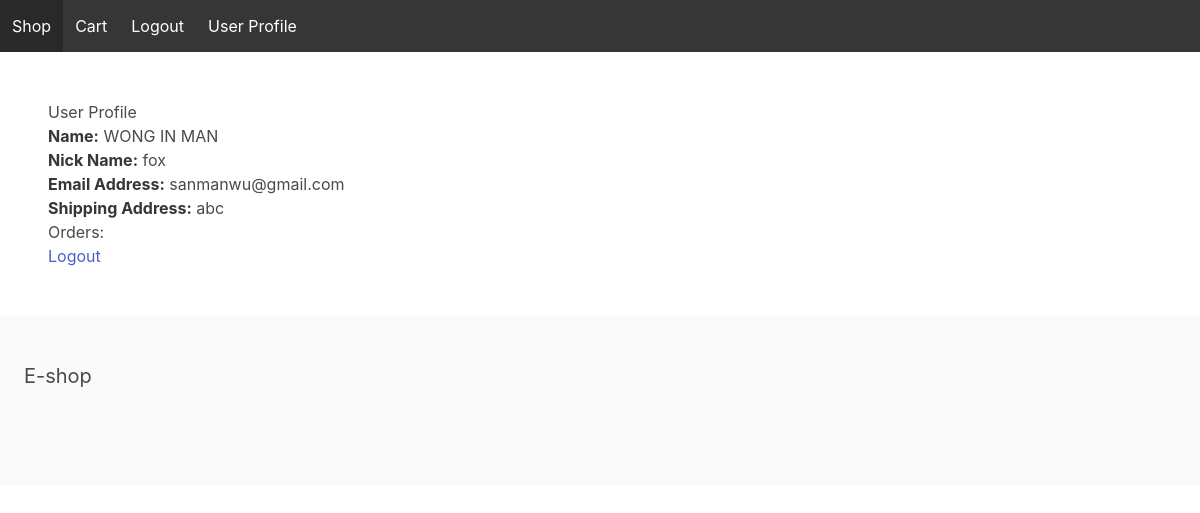
The page /user_profile/ (signed in) on the database as committed earlier.
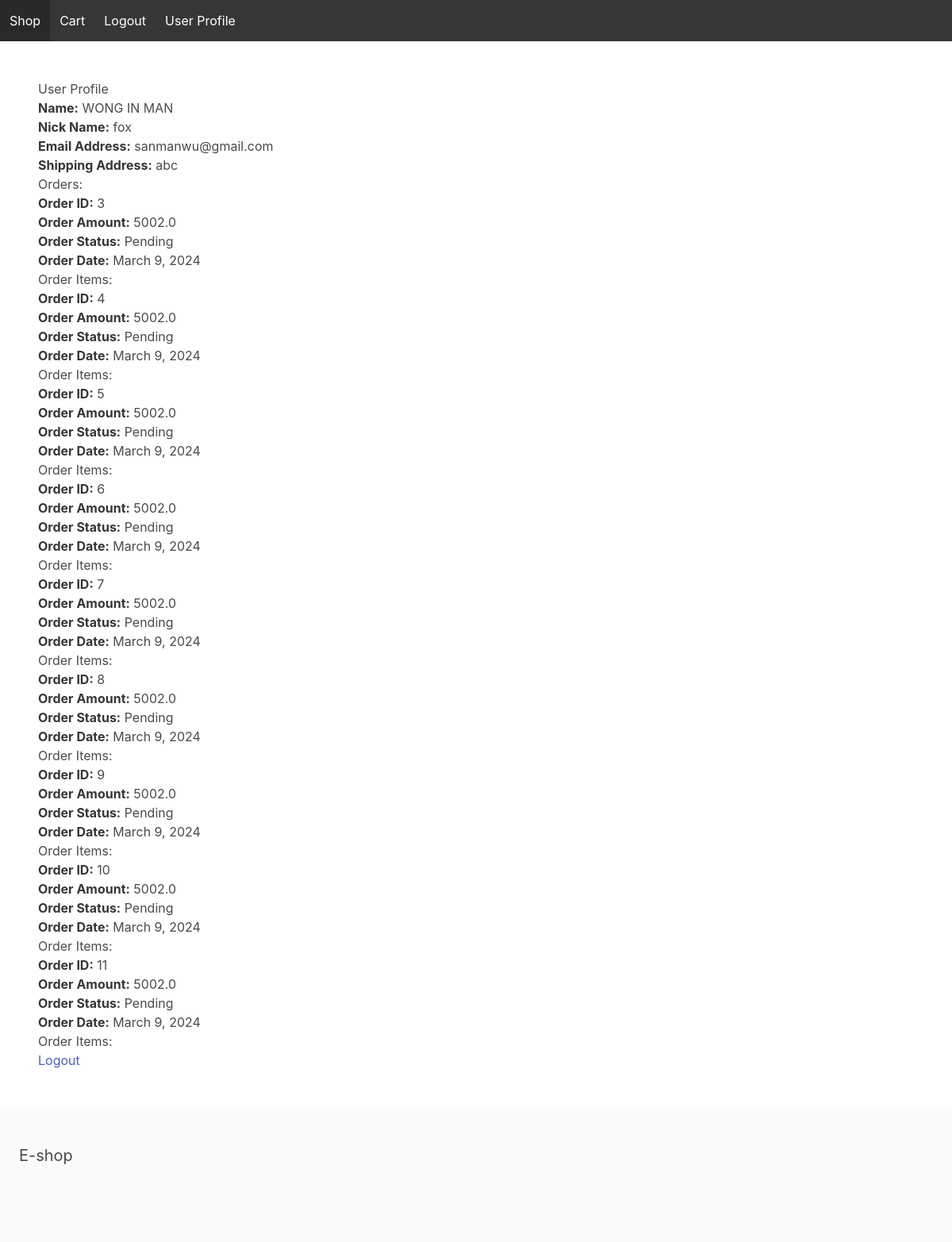
The same page on the database as committed later.
### store/models.py (models this page shows)
class CustomUser(AbstractUser):
    userID = models.IntegerField(primary_key=True)
    name = models.CharField(max_length=50)
    nickName = models.CharField(max_length=50)
    emailAddress = models.EmailField()
    password = models.CharField(max_length=255)
    shippingAddress = models.CharField(max_length=2000)

class Order(models.Model):
    orderID = models.IntegerField(primary_key=True)
    userID = models.ForeignKey(CustomUser, on_delete=models.CASCADE)
    purchaseDate = models.DateField(auto_now_add=True)
    orderAmount = models.FloatField(default=0)
    orderStatus = models.CharField(max_length=255)

### store/views.py (the view)
# urls.py: path('user_profile/', user_profile, name='user_profile'),
def user_profile(request):
    user = request.user
    orders = Order.objects.filter(userID_id=user.userID)
    context = {
        'user': user,
        'orders': orders
    }
    return render(request, 'user_profile.html', context)

### templates/user_profile.html (shortened to what this page needs)
{% extends 'base.html' %}
{% block content %}
<h2>User Profile</h2>
<p><strong>Name:</strong> {{ user.name }}</p>
<p><strong>Nick Name:</strong> {{ user.nickName }}</p>
<p><strong>Email Address:</strong> {{ user.emailAddress }}</p>
<p><strong>Shipping Address:</strong> {{ user.shippingAddress }}</p>
<h2>Orders:</h2>
{% for order in orders %}
    <p><strong>Order ID:</strong> {{ order.orderID }}</p>
    <p><strong>Order Amount:</strong> {{ order.orderAmount }}</p>
    <p><strong>Order Status:</strong> {{ order.orderStatus }}</p>
    <p><strong>Order Date:</strong> {{ order.purchaseDate }}</p>
    <h3>Order Items:</h3>
{% endfor %}
<a href="{% url 'logout' %}">Logout</a>
{% endblock %}

### templates/base.html (shortened to what this page needs)
<!DOCTYPE html>
<html>
<head>
    <link rel="stylesheet" href="https://cdn.jsdelivr.net/npm/bulma@0.9.0/css/bulma.min.css">
</head>
<body>
    <nav class="navbar is-dark">
        <div class="navbar-brand">
            <a class="navbar-item" href="/">Shop</a>
            <a class="navbar-item" href="{% url 'view_cart' %}">Cart</a>
            <div id="main-navbar" class="navbar-menu">
                <div class="navbar-end">
                    {% if user.is_authenticated %}
                        <a class="navbar-item" href="{% url 'logout' %}">Logout</a>
                        <a class="navbar-item" href="{% url 'user_profile' %}">User Profile</a>
                    {% else %}
                        <a class="navbar-item" href="{% url 'login' %}">Login</a>
                    {% endif %}
                </div>
            </div>
        </div>
    </nav>
    <section class="section">
        {% block content %}
        {% endblock %}
    </section>
    <footer class="footer">
        <div class="columns">
            <div class="column is-4">
                <h2 class="subtitle">E-shop</h2>
            </div>
        </div>
    </footer>
</body>
</html>

Rows that differ between the two databases and show on the page:
added Order: orderID "3", orderAmount "5002.0", orderStatus "Pending", purchaseDate "March 9, 2024"
added Order: orderID "4", orderAmount "5002.0", orderStatus "Pending", purchaseDate "March 9, 2024"
added Order: orderID "5", orderAmount "5002.0", orderStatus "Pending", purchaseDate "March 9, 2024"
added Order: orderID "6", orderAmount "5002.0", orderStatus "Pending", purchaseDate "March 9, 2024"
added Order: orderID "7", orderAmount "5002.0", orderStatus "Pending", purchaseDate "March 9, 2024"
added Order: orderID "8", orderAmount "5002.0", orderStatus "Pending", purchaseDate "March 9, 2024"
added Order: orderID "9", orderAmount "5002.0", orderStatus "Pending", purchaseDate "March 9, 2024"
added Order: orderID "10", orderAmount "5002.0", orderStatus "Pending", purchaseDate "March 9, 2024"
added Order: orderID "11", orderAmount "5002.0", orderStatus "Pending", purchaseDate "March 9, 2024"
